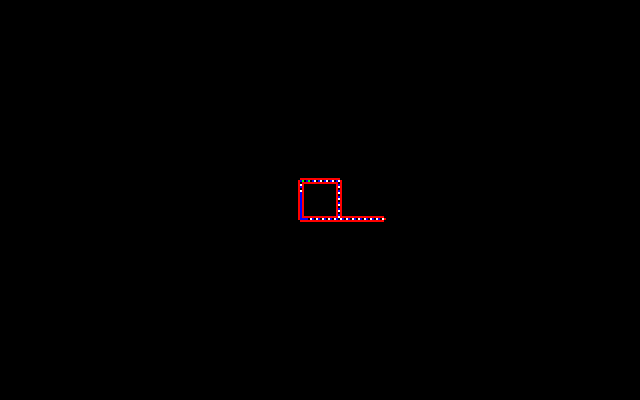
#> input picture Method 8/Evoloops/data/images/evoloops_114.png, 640 x 400 px; its folder holds 4 pictures in this run
$ jupyter execute --allow-errors Experiment1.ipynb
#> lines starting #> are read from the running program, lines starting #| are printed output that depends on the picture
### Method 3/helpers.py
import numpy as np
import matplotlib.pyplot as plt
import matplotlib.animation as animation
import time
plt.rcParams['animation.ffmpeg_path'] = '/usr/local/bin/ffmpeg'
plt.rcParams["animation.html"] = "jshtml"


# [37 lines left out: functions summarize, summarize2, not called in this run]

def animate(data,cmap = "Set1",size=(20,10)):
    n_frames = len(data)
    dims = np.shape(data)
    colorsData = np.zeros(dims)
    for i in range(min(dims)):
        colorsData[i, i] = i
    fig = plt.figure(figsize=size)
    plot = plt.matshow(data[n_frames-1], fignum=0,cmap=cmap)

    def init():
        plot.set_data(data[0])
        return [plot]

    def update(j):
        plot.set_data(data[j])
        return [plot]

    anim = animation.FuncAnimation(fig, update, init_func = init, frames=n_frames, interval = 30, blit=True)

    return anim


def encodeKey(index,value):
    return "{},{}".format(index,value)

def decodeKey(key):
    return list(map(lambda x: int(x),key.split(",")))

#returns an expression to get the transformed coordinates
# from the original dimensions to the 1 dimension flattened data
# [14 lines left out: function getExpr, not called in this run]

dexpr = None

#returns an array with the position in the flattened data
#coords is an array with coordinate relative to the cell in the original dimensions
# size = np.shape(data)
# [54 lines left out: functions getNeighbors, getNeighborsValue, not called in this run]

#returns in each iteration an array with the indexes of each dimension
def multiDimensionalGenerator(size):
    counters = np.array([size[i]-1 for i in range(len(size)-1)])
    counters = np.append(counters,size[-1])
    count = len(size)-1
    #start = time.time()
    while (counters[0] >= 0):
        counters[count] -= 1
        #print("generator {}".format(time.time()-start))
        yield [int(i) for i in counters]
        #start = time.time()
        if counters[count] <= 0:
            while(counters[count] <= 0 and count > 0):
                count -= 1
            counters[count] -= 1
            while(count+1 < len(size)):
                if count+1 == len(size)-1:
                    counters[count+1] = size[count+1]
                else:
                    counters[count+1] = size[count+1]-1
                count += 1

# [5 lines left out: function manhattanDistance, not called in this run]

def vonNeumann(radious,distance):
    expr = lambda x: manhattanDistance(x) <= distance
    return getNeighborhood(radious,expr)


def moore(radious):
    expr = lambda x: True
    neighborhood = getNeighborhood(radious,expr)
    return neighborhood

#returns an array with the neighborhood
#expression = function to filter the neighborhood, receives a list of the indexes according to the dimension
#radious = array with the distance from each dimension
def getNeighborhood(radious,expression):
    neighborhood = []
    spaces = []
    dimensions = len(radious)
    for i in range(dimensions):
        size = radious[i]
        spaces.append(np.arange(-size, size+1, 1))
    mesh = np.meshgrid(*spaces)
    stack = np.stack(mesh,axis=dimensions)
    stackShape = np.shape(stack)[:-1]
    for index in multiDimensionalGenerator(stackShape):
        tIndex = tuple(index)
        if expression(stack[tIndex]):
            neighborhood.append(stack[tIndex])
    for i in range(dimensions-1,-1,-1):
        neighborhood.sort(key = lambda x: x[i])
    return neighborhood

#returns an array with the neighborhood
#expression = function to filter the neighborhood, receives a list of the indexes according to the dimension
#radious = array with the distance from each dimension
# [26 lines left out: functions getNeighborhoodWLevels, mooreWLevels, not called in this run]

def vonNeumannWLevels(radious,distance):
    expr = lambda x: (manhattanDistance(x) <= distance, manhattanDistance(x))
    return getNeighborhoodWLevels(radious,expr)

# [196 lines left out: functions getLearningProblemWLevels, information, getStr, strLevel, getTable, getTopFrequent and 7 more, not called in this run]

### Method 8/GGA.py
import random
import helpers
import numpy as np
import pandas as pd
from copy import copy
from genetic import Experiment,Population,Chromosome,Gen
from joblib import Parallel, delayed,parallel_backend
import time

class GGA(Experiment):
    def __init__(self,data,target,name=None,path=None,verbose=0, mutationRate = 0.05,noChromosomes = 50,noIterations=100,paddingType =1,paddingValue = -1, noChilds = 2,tournaments=2):
        self.data = data
        self.target = target
        self.mutationRate = mutationRate
        self.noChromosomes = noChromosomes
        self.noIterations = noIterations
        self.paddingType = paddingType
        self.paddingValue = paddingValue
        self.noChilds = noChilds
        self.k = tournaments
        self.goals = []
        self.conflicts = []
        self.verbose = verbose
        self.setup()
        Experiment.__init__(self,name,path)
        self.world.verbose = verbose


    def setup(self):
        if self.verbose >= 1:
            start = time.time()
            print("start setup")
        self.problem,self.conflicts = self.getProblem(self.data,self.target)
        if self.verbose >= 2: print(time.time()-start)
        self.matrix = self.getMatrix(self.problem)
        if self.verbose >= 2: print(np.shape(self.matrix))
        if self.verbose >= 2: print(time.time()-start)
        self.summarized = helpers.summarize(self.matrix,self.paddingValue)
        if self.verbose >= 2: print(time.time()-start)
        self.summarized2 = helpers.summarize2(self.matrix)
        if self.verbose >= 2: print(time.time()-start)
        self.domain = self.getDomain()
        self.goals = list(self.problem.keys())
        if self.verbose >= 1: print(f"{len(self.goals)} goals")
        if self.verbose >= 1: print("end setup")

    def getProblem(self,data,target):
        problem = {}
        conflicts = {}
        for row in data:
            cls = row[target]
            values = row[:-1]
            if cls not in problem:
                problem[cls] = {}
            key = str(values)
            conflict = False
            conflictedKeys = []
            for c in problem:
                if c != cls and key in problem[c]:
                    conflict = True
                    conflictedKeys.append(c)
            if not conflict:
                if key not in problem[cls]:
                    problem[cls][key] = [values,0]
                problem[cls][key][1] += 1
            else:
                conflicts[key] = conflictedKeys
        return problem,conflicts

    # [99 lines left out: functions getMatrix, getDomain, setupWorld, setupPopulation, setupChromosome, express and 1 more, not called in this run]

    def fitness(self,phenotype,goal):
        return self.getTotalMatch(phenotype,goal)

    # [114 lines left out: functions tournament, selection, mutate, crossover, regulation, getRules and 3 more, not called in this run]

### Method 8/ocat.py
import numpy as np
import random
from copy import copy
from joblib import Parallel, delayed,parallel_backend

class OCAT():
    def __init__(self,data,targetColumn):
        self.data = data
        self.target = targetColumn
        self.domain = {}
        self.indexes = {}
        self.auxiliar = {}
        self.rules = []
        self.terms = []
        self.preprocessing()

    def checkConflict(self,problem,cls,key):
        if key in problem[cls]:
            return cls

    def getLearningProblem(self,data,target):
        problem = {}
        conflicts = {}
        for row in data:
            cls = row[target]
            values = row[:-1]
            if cls not in problem:
                problem[cls] = {}
            key = str(values)
            conflict = False
            conflictedKeys = []
            for c in problem:
                if c != cls and key in problem[c]:
                    conflict = True
                    conflictedKeys.append((cls,c))
            if not conflict:
                if key not in problem[cls]:
                    problem[cls][key] = [values,0]
                problem[cls][key][1] += 1
            else:
                conflicts[key] = conflictedKeys
        return problem,conflicts

    # [103 lines left out: functions dictToMat, getDomain, getBinaryDomain, binarize, getPosNeg, getIndexes and 1 more, not called in this run]

    def preprocessing(self):
        #print("problem")
        problem,self.conflicts = self.getLearningProblem(self.data,self.target)
        #print("matrix")
        matrix = self.dictToMat(problem)
        #print("domain")
        self.domain = self.getDomain(matrix,self.target)
        #print("binarized")
        binarized = self.binarize(matrix,self.domain)
        #print("bdomains")
        self.bdomains = self.getBinaryDomain(binarized)
        #print("indexes")
        self.indexes = self.getIndexes(binarized,self.domain,self.target)
        #print("auxiliar")
        self.auxiliar = self.getPosNeg(self.domain,binarized,self.indexes,self.target)
        #print("terms")
        self.terms = self.getTerms(self.bdomains,self.target)

    # [180 lines left out: functions getFitnessValue, getProbabilities, createClause, obtainRules, train, unbinarize and 3 more, not called in this run]

### Method 8/Evoloops/Experiment1.ipynb
[cell 1]
import sys
#> (the rest of this cell did not finish here and is left out)

[cell 2]
import matplotlib.pyplot as plt
import cv2
import numpy as np
import os,sys,inspect
current_dir = os.path.dirname(os.path.abspath(inspect.getfile(inspect.currentframe())))
parent_dir = os.path.dirname(current_dir)
sys.path.insert(0, parent_dir)
from GGA import GGA
from ocat import OCAT
from test import CAModel,Testing1
import helpers
#> (the rest of this cell did not finish here and is left out)

# Preprocessing

[cell 3]
if not os.path.isfile("data/data.npy"):
    dirName = "data/images"
    images = []
    paths = []
    for file in os.listdir(dirName):
        if (".png" in file):
            paths.append([int(file.split("_")[1].replace(".png","")),f'{dirName}/{file}'])
    paths = sorted(paths,key=lambda x:x[0])
    for path in paths:
        img = cv2.imread(path[1],cv2.IMREAD_GRAYSCALE)
#> img: shape (400, 640); min 0, max 255, mean 0.4
        images.append(img)
    images=np.array(images)
    values = {}
    count = 0
    for state in images:
        for row in state:
            for j,col in enumerate(row):
                if col not in values:
                    count+=1
                    values[col] = count
                row[j] = values[col]
    np.save("data/data.npy",images)
else:
    print("data.npy already exist")

[cell 4]
def getProblemSub2(data,iState,cell,stateSize,currentState,neighborhood,paddingType,paddingValue):
    index = tuple([iState]+cell)
    cls = data[index]
    #start = time.time()
    neighbors = helpers.getNeighbors(cell,neighborhood,stateSize)
    #print("neighbors time {}".format(time.time()-start))
    values = helpers.getNeighborsValue(currentState,neighbors,paddingType,paddingValue)
    #print("neighbors value time {}".format(time.time()-start))
    if values != None:
        values = [values[key] for key in values]
        values.append(cls)
    #print("neighbors value 2 time {}".format(time.time()-start))
    return values

def getProblemSub1(data,iState,dataSize,stateSize,noStates,neighborhood,paddingType,paddingValue):
    print(iState)
    currentState = data[iState-1].reshape(-1)
    backend = 'threading'
    with parallel_backend(backend):
        vlscls = Parallel(n_jobs=4)(delayed(getProblemSub2) (data,iState,cell,stateSize,currentState,neighborhood,paddingType,paddingValue) for cell in helpers.multiDimensionalGenerator(stateSize))
        vlscls = list(filter(lambda x: x != None,vlscls))
    return vlscls

def getProblem(data,neighborhood,paddingType,paddingValue):
    problem = []
    dataSize = np.shape(data)
    stateSize = dataSize[1:]
    noStates = dataSize[0]
    backend = 'threading'
    with parallel_backend(backend):
        problem = Parallel(n_jobs=4)(delayed(getProblemSub1)(data,iState,dataSize,stateSize,noStates,neighborhood,paddingType,paddingValue) for iState in range(1,noStates))
        problem = np.concatenate(problem)
    return problem

[cell 5]
data= np.load("data/data.npy")

[cell 6]
dirName = "data/images"
images = []
paths = []
for file in os.listdir(dirName):
    if (".png" in file):
        paths.append([int(file.split("_")[1].replace(".png","")),f'{dirName}/{file}'])
paths = sorted(paths,key=lambda x:x[0])
for path in paths:
    img = cv2.imread(path[1],cv2.IMREAD_GRAYSCALE)
    images.append(img)
images=np.array(images)
vid = helpers.animate(images[:160,150:250,270:370])
vid.save("evoloops.mp4")
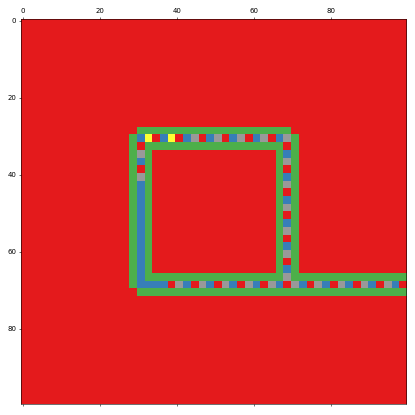
#> figure drawn by matplotlib, 1 panel
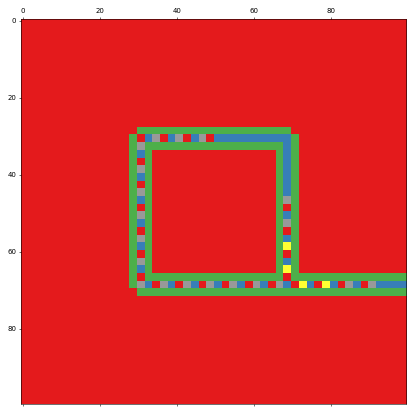
#> figure drawn by matplotlib, 1 panel
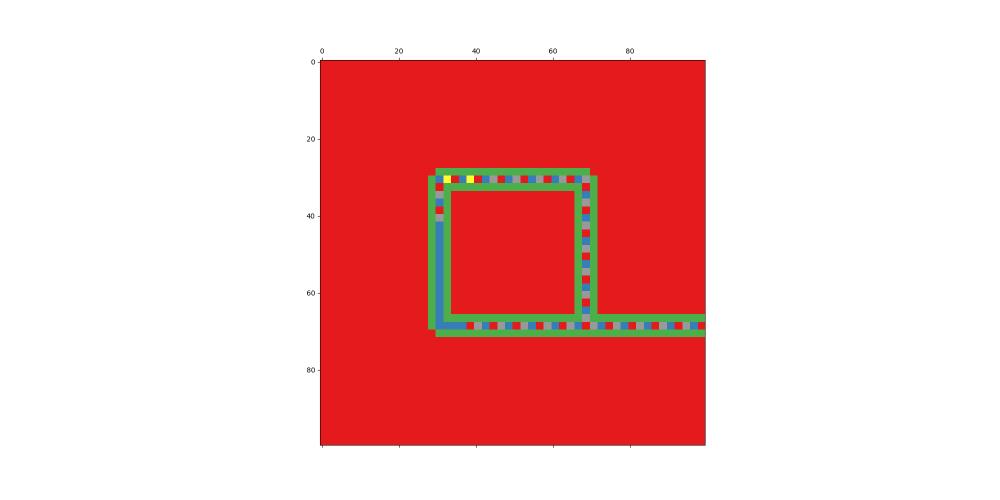
#> saved as evoloops.mp4: PIL image 2000x1000 RGBA (shown at 1/2 size); mean R, G, B, A 242.3, 190.8, 189.4, 255

[cell 7]
np.shape(data)

#> (a cell that did not finish here is left out)

[cell 9]
radious = 1
neighborhood = helpers.moore([radious,radious])
#> (the rest of this cell did not finish here and is left out)


#> (a cell that did not finish here is left out)


#> (a cell that did not finish here is left out)

#> (a cell that did not finish here is left out)

#> (a cell that did not finish here is left out)


#> (a cell that did not finish here is left out)

[cell 15]
radious = 1
#> (the rest of this cell did not finish here and is left out)

#> (a cell that did not finish here is left out)

[cell 17]
funs = {}
#> (the rest of this cell did not finish here and is left out)

[cell 18]
id = 300
count = {}
other = {}
#> (the rest of this cell did not finish here and is left out)

[cell 19]
caocatmodel = CAModel(modelOCAT.rules2,neighborhood,1,-1)

[cell 20]
data= np.load("data/data.npy")
data = data[:200,150:250,270:370]
data=np.array(data)
